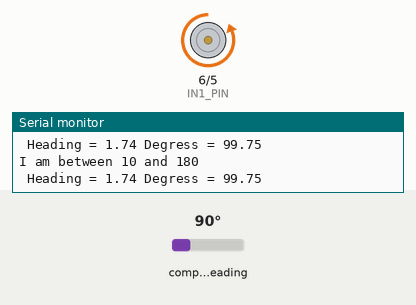
Simulated run of this sketch. Board: Arduino Uno, built with avr-gcc and run on an emulated ATmega328P. On the bench: motor-driver pin pairs drawn as motors (green arrow = first pin HIGH = forward, orange = second pin HIGH = backward, longer = more drive, scaled by the enable pin), the last lines printed to the serial monitor. The inputs (shaded band) are chosen by the test bench; at power-on: compass heading 90°.

Above: at 1.2 s.
1.3 s: compass heading set to 166°
2.8 s: compass heading set to 174°
At 4.1 s:
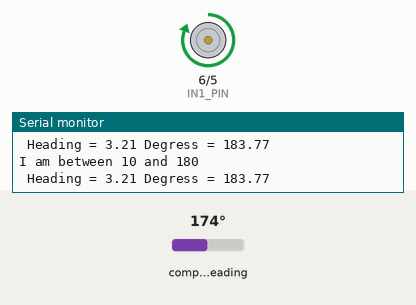
4.4 s: compass heading set to 7°
At 5.5 s:
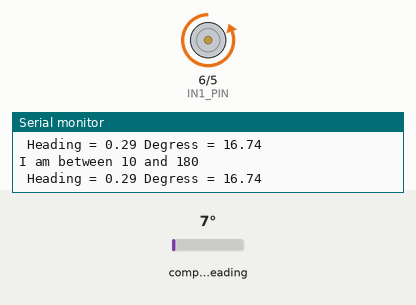
6.0 s: compass heading set to 180°
At 7.0 s:
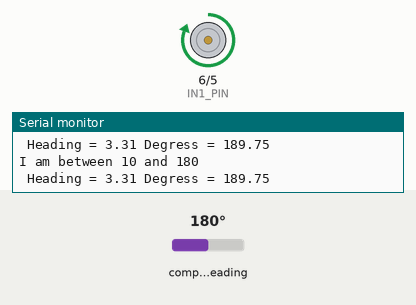
Timing chart, 0 to 8.6 s (numbered marks = the images above; inputs shaded):
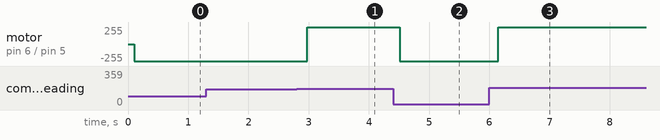

Measured:
- the behaviour switches between 170 and 171° on compass heading (found by bisection; images 0 and 1)
- after the input at 2.8 s, motor on pin 6 (IN1_PIN) / pin 5 (IN2_PIN): backward 255/255 → forward 255/255 after 0.17 s
- after the input at 4.4 s, motor on pin 6 (IN1_PIN) / pin 5 (IN2_PIN): forward 255/255 → backward 255/255 after 0.11 s
- after the input at 6.0 s, motor on pin 6 (IN1_PIN) / pin 5 (IN2_PIN): backward 255/255 → forward 255/255 after 0.15 s

The sketch:

WithActuator.ino
```cpp
#include <Wire.h>
#include <HMC5883L.h>

HMC5883L compass;


const int ENA_PIN = 7; // the Arduino pin connected to the EN1 pin L298N
const int IN1_PIN = 6; // the Arduino pin connected to the IN1 pin L298N
const int IN2_PIN = 5; // the Arduino pin connected to the IN2 pin L298N


void setup()
{
  Serial.begin(9600);

    // initialize digital pins as outputs.
  pinMode(ENA_PIN, OUTPUT);
  pinMode(IN1_PIN, OUTPUT);
  pinMode(IN2_PIN, OUTPUT);

  digitalWrite(ENA_PIN, HIGH);


  // Initialize Initialize HMC5883L
  Serial.println("Initialize HMC5883L");
  while (!compass.begin())
  {
    Serial.println("Could not find a valid HMC5883L sensor, check wiring!");
    delay(500);
  }

  // Set measurement range
  compass.setRange(HMC5883L_RANGE_1_3GA);

  // Set measurement mode
  compass.setMeasurementMode(HMC5883L_CONTINOUS);

  // Set data rate
  compass.setDataRate(HMC5883L_DATARATE_30HZ);

  // Set number of samples averaged
  compass.setSamples(HMC5883L_SAMPLES_8);

  // Set calibration offset. See HMC5883L_calibration.ino
  compass.setOffset(-124, -184);
}

void loop()
{
  Vector norm = compass.readNormalize();

  // Calculate heading
  float heading = atan2(norm.YAxis, norm.XAxis);

  // Set declination angle on your location and fix heading
  // You can find your declination on: http://magnetic-declination.com/
  // (+) Positive or (-) for negative
  // For Bytom / Poland declination angle is 4'26E (positive)
  // Formula: (deg + (min / 60.0)) / (180 / M_PI);
  float declinationAngle = (9.0 + (45.0 / 60.0)) / (180 / M_PI);
  heading += declinationAngle;

  // Correct for heading < 0deg and heading > 360deg
  if (heading < 0)
  {
    heading += 2 * PI;
  }

  if (heading > 2 * PI)
  {
    heading -= 2 * PI;
  }

  // Convert to degrees
  float headingDegrees = heading * 180/M_PI;

  // Output
  Serial.print(" Heading = ");
  Serial.print(heading);
  Serial.print(" Degress = ");
  Serial.print(headingDegrees);
  Serial.println();

  delay(100);

  if (headingDegrees > 10. && headingDegrees <= 180.) {
  analogWrite(IN1_PIN, 0);
  analogWrite(IN2_PIN, 255);
  Serial.println("I am between 10 and 180");
      }
  if (headingDegrees > 180. && headingDegrees < 350.) {
  analogWrite(IN1_PIN, 255);
  analogWrite(IN2_PIN, 0);
   Serial.println("I am between 10 and 180");
      }
}
```
